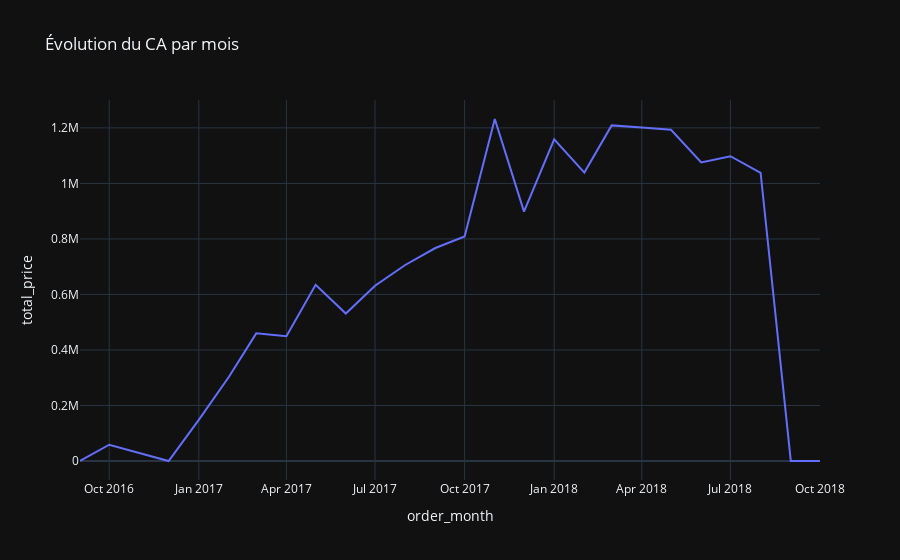

This figure's notebook cell:
### Code cell
# 3.2 - graphique de l'évolution du CA par mois
fig7 = px.line(monthly_revenue.reset_index(), x="order_month", y="total_price", title="Évolution du CA par mois")
fig7.show()

### Figure 1 — Plotly figure (JSON) as saved in the notebook; plotly's stock layout.template omitted (floating-point values rounded to 4 significant figures)
{"data": [{"hovertemplate": "order_month=%{x}<br>total_price=%{y}<extra></extra>", "legendgroup": "", "line": {"color": "#636efa", "dash": "solid"}, "marker": {"symbol": "circle"}, "mode": "lines", "name": "", "orientation": "v", "showlegend": false, "x": ["2016-09", "2016-10", "2016-12", "2017-01", "2017-02", "2017-03", "2017-04", "2017-05", "2017-06", "2017-07", "2017-08", "2017-09", "2017-10", "2017-11", "2017-12", "2018-01", "2018-02", "2018-03", "2018-04", "2018-05", "2018-06", "2018-07", "2018-08", "2018-09", "2018-10"], "xaxis": "x", "y": [354.8, 58730.0, 19.62, 148000.0, 303600.0, 459800.0, 449700.0, 634800.0, 531100.0, 631300.0, 706200.0, 767300.0, 808900.0, 1232000.0, 898400.0, 1159000.0, 1039000.0, 1209000.0, 1201000.0, 1193000.0, 1076000.0, 1098000.0, 1038000.0, 166.5, 0.0], "yaxis": "y", "type": "scatter"}], "layout": {"xaxis": {"anchor": "y", "domain": [0.0, 1.0], "title": {"text": "order_month"}}, "yaxis": {"anchor": "x", "domain": [0.0, 1.0], "title": {"text": "total_price"}}, "legend": {"tracegroupgap": 0}, "title": {"text": "Évolution du CA par mois"}}}
